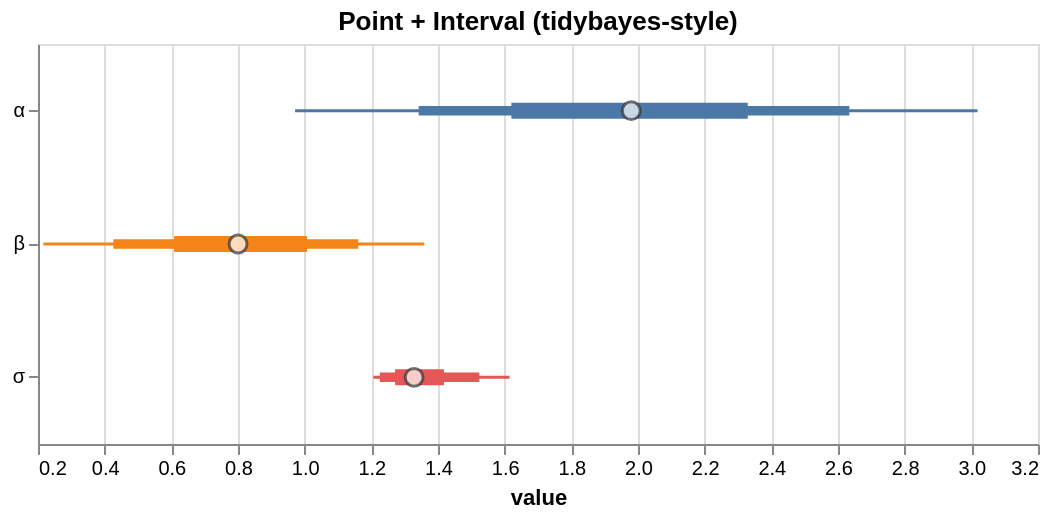

Write a Vega-Lite specification for this figure.
### Vega-Lite specification from a JSON file in a GitHub repository (floating-point values rounded to 4 significant figures)
{"$schema": "https://vega.github.io/schema/vega-lite/v5.json", "config": {"axis": {"labelLimit": 0}, "header": {"labelLimit": 0}, "legend": {"labelLimit": 0}}, "data": {"values": [{"__point__": 1.328, "hi_0_5_": 1.418, "hi_0_8_": 1.524, "hi_0_95_": 1.615, "lo_0_5_": 1.271, "lo_0_8_": 1.226, "lo_0_95_": 1.206, "parameter": "σ"}, {"__point__": 1.98, "hi_0_5_": 2.329, "hi_0_8_": 2.634, "hi_0_95_": 3.019, "lo_0_5_": 1.62, "lo_0_8_": 1.342, "lo_0_95_": 0.9712, "parameter": "α"}, {"__point__": 0.8002, "hi_0_5_": 1.007, "hi_0_8_": 1.161, "hi_0_95_": 1.359, "lo_0_5_": 0.6082, "lo_0_8_": 0.4261, "lo_0_95_": 0.2158, "parameter": "β"}]}, "height": 200, "layer": [{"encoding": {"color": {"field": "parameter", "legend": null, "type": "nominal"}, "tooltip": [{"field": "__point__", "title": "value (estimate)", "type": "quantitative"}, {"field": "parameter", "type": "nominal"}, {"field": "lo_0_95_", "title": "95% lo", "type": "quantitative"}, {"field": "hi_0_95_", "title": "95% hi", "type": "quantitative"}], "x": {"field": "lo_0_95_", "scale": {"zero": false}, "title": "value", "type": "quantitative"}, "x2": {"field": "hi_0_95_"}, "y": {"axis": {"title": null}, "field": "parameter", "type": "nominal"}}, "mark": {"strokeWidth": 1.5, "type": "rule"}, "params": [{"bind": "scales", "name": "grid", "select": {"encodings": ["x"], "type": "interval"}}]}, {"encoding": {"color": {"field": "parameter", "legend": null, "type": "nominal"}, "tooltip": [{"field": "__point__", "title": "value (estimate)", "type": "quantitative"}, {"field": "parameter", "type": "nominal"}, {"field": "lo_0_95_", "title": "95% lo", "type": "quantitative"}, {"field": "hi_0_95_", "title": "95% hi", "type": "quantitative"}], "x": {"field": "lo_0_8_", "scale": {"zero": false}, "title": "value", "type": "quantitative"}, "x2": {"field": "hi_0_8_"}, "y": {"axis": {"title": null}, "field": "parameter", "type": "nominal"}}, "mark": {"strokeWidth": 4.75, "type": "rule"}}, {"encoding": {"color": {"field": "parameter", "legend": null, "type": "nominal"}, "tooltip": [{"field": "__point__", "title": "value (estimate)", "type": "quantitative"}, {"field": "parameter", "type": "nominal"}, {"field": "lo_0_95_", "title": "95% lo", "type": "quantitative"}, {"field": "hi_0_95_", "title": "95% hi", "type": "quantitative"}], "x": {"field": "lo_0_5_", "scale": {"zero": false}, "title": "value", "type": "quantitative"}, "x2": {"field": "hi_0_5_"}, "y": {"axis": {"title": null}, "field": "parameter", "type": "nominal"}}, "mark": {"strokeWidth": 8.0, "type": "rule"}}, {"encoding": {"tooltip": [{"field": "__point__", "title": "value (estimate)", "type": "quantitative"}, {"field": "parameter", "type": "nominal"}, {"field": "lo_0_95_", "title": "95% lo", "type": "quantitative"}, {"field": "hi_0_95_", "title": "95% hi", "type": "quantitative"}], "x": {"field": "__point__", "scale": {"zero": false}, "type": "quantitative"}, "y": {"field": "parameter", "type": "nominal"}}, "mark": {"color": "white", "filled": true, "size": 80, "stroke": "#333", "strokeWidth": 1.5, "type": "point"}}], "title": "Point + Interval (tidybayes-style)", "width": 500}
